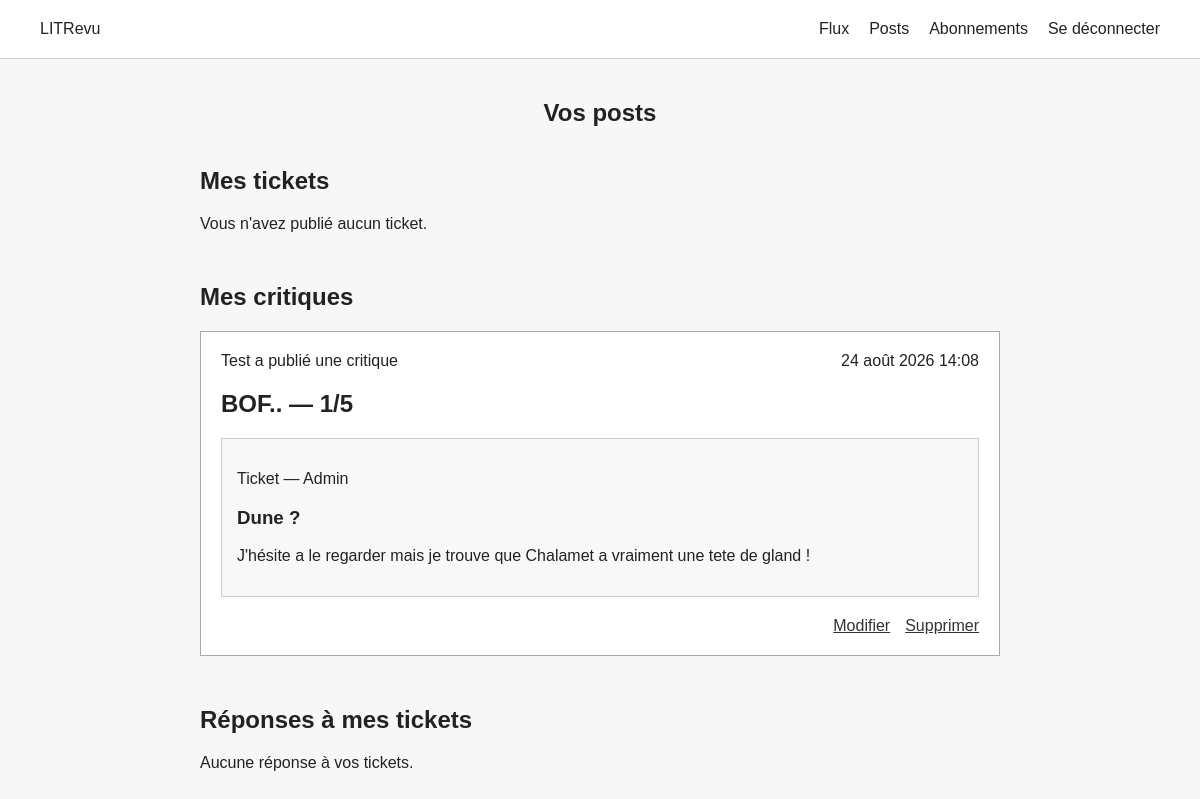
Screenshot of /posts/ (signed in) with the database file from the repository.
### reviews/models.py (models this page shows)
class Review(models.Model):
    ticket = models.ForeignKey(to=Ticket, on_delete=models.CASCADE)
    rating = models.PositiveSmallIntegerField(
        validators=[MinValueValidator(0), MaxValueValidator(5)])
    headline = models.CharField(max_length=128)
    body = models.CharField(max_length=8192, blank=True)
    user = models.ForeignKey(
        to=settings.AUTH_USER_MODEL, on_delete=models.CASCADE)
    time_created = models.DateTimeField(auto_now_add=True)

class Ticket(models.Model):
    title = models.CharField(max_length=128)
    description = models.TextField(max_length=2048, blank=True)
    user = models.ForeignKey(
        to=settings.AUTH_USER_MODEL,
        on_delete=models.CASCADE
    )
    image = models.ImageField(null=True, blank=True)
    time_created = models.DateTimeField(auto_now_add=True)

### authentication/models.py (models this page shows)
class User(AbstractUser):
    pass

### reviews/views.py (the view)
# urls.py: path('posts/', views.posts, name='posts'),
@login_required
def posts(request):
    tickets = Ticket.objects.filter(
        user=request.user
    )
    reviews = Review.objects.filter(
        user=request.user
    )
    reviews_on_my_tickets = Review.objects.filter(
        ticket__user=request.user
    ).exclude(
        user=request.user
    )
    reviewed_ticket_ids = set(
        Review.objects.filter(
            user=request.user
        ).values_list(
            'ticket_id',
            flat=True,
        )
    )
    for ticket in tickets:
        ticket.can_review = ticket.id not in reviewed_ticket_ids
    return render(
        request,
        'reviews/posts.html',
        {
            'tickets': tickets,
            'reviews': reviews,
            'reviews_on_my_tickets': reviews_on_my_tickets,
        },
    )

### reviews/templates/reviews/posts.html (shortened to what this page needs)
{% extends 'base.html' %}
{% block content %}
    <section class="posts-page">
        <h1>Vos posts</h1>
        <div class="posts-section">
            <h2>Mes tickets</h2>
            {% for ticket in tickets %}
                {% include 'reviews/ticket_snippet.html' with post=ticket %}
            {% empty %}
                <p>Vous n'avez publié aucun ticket.</p>
            {% endfor %}
        </div>
        <div class="posts-section">
            <h2>Mes critiques</h2>
            {% for review in reviews %}
                {% include 'reviews/review_snippet.html' with post=review %}
            {% empty %}
                <p>Vous n'avez publié aucune critique.</p>
            {% endfor %}
        </div>
        <div class="posts-section">
            <h2>Réponses à mes tickets</h2>
            {% for review in reviews_on_my_tickets %}
                {% include 'reviews/review_snippet.html' with post=review %}
            {% empty %}
                <p>Aucune réponse à vos tickets.</p>
            {% endfor %}
        </div>
    </section>
{% endblock %}

### reviews/templates/reviews/review_snippet.html (shortened to what this page needs)
<article class="post-card review-card">
    <div class="post-header">
        <p>
            {{ post.user.username }} a publié une critique
        </p>
        <time>
            {{ post.time_created }}
        </time>
    </div>
    <h2>
        {{ post.headline }}
        — {{ post.rating }}/5
    </h2>
    <div class="review-ticket">
    <p>
        Ticket — {{ post.ticket.user.username }}
    </p>
    <h3>{{ post.ticket.title }}</h3>
    {% if post.ticket.description %}
        <p>{{ post.ticket.description }}</p>
    {% endif %}
</div>
    {% if post.user == user %}
        <div class="post-actions">
            <a href="{% url 'edit_review' post.id %}">
                Modifier
            </a>
            <a href="{% url 'delete_review' post.id %}">
                Supprimer
            </a>
        </div>
    {% endif %}
</article>

### reviews/static/reviews/style.css (style rules this page uses)
body { margin: 0; font-family: Arial, sans-serif; background: #f7f7f7; color: #222; }
article { background: white; border: 1px solid #ccc; padding: 20px; margin-bottom: 20px; }
a { color: #333; }
.post-card { padding: 20px; border: 1px solid #aaa; background: white; }
.post-header { display: flex; justify-content: space-between; gap: 20px; margin-bottom: 10px; }
.post-header p, .post-header time { margin: 0; }
.post-actions { display: flex; justify-content: flex-end; gap: 15px; margin-top: 20px; }
.review-ticket { margin-top: 20px; padding: 15px; border: 1px solid #ccc; background: #f8f8f8; }
.posts-page { max-width: 800px; margin: 0 auto; }
.posts-page > h1 { text-align: center; margin-bottom: 40px; }
.posts-section { margin-bottom: 50px; }
.posts-section > h2 { margin-bottom: 20px; }

### rows the page displays
Review: user.username "Test", time_created "24 août 2026 14:08", headline "BOF..", rating "1", ticket.user.username "Admin", ticket "Dune ?", ticket.description "J'hésite a le regarder mais je trouve que Chalamet a vraiment une tete de gland !", shows "Modifier"
